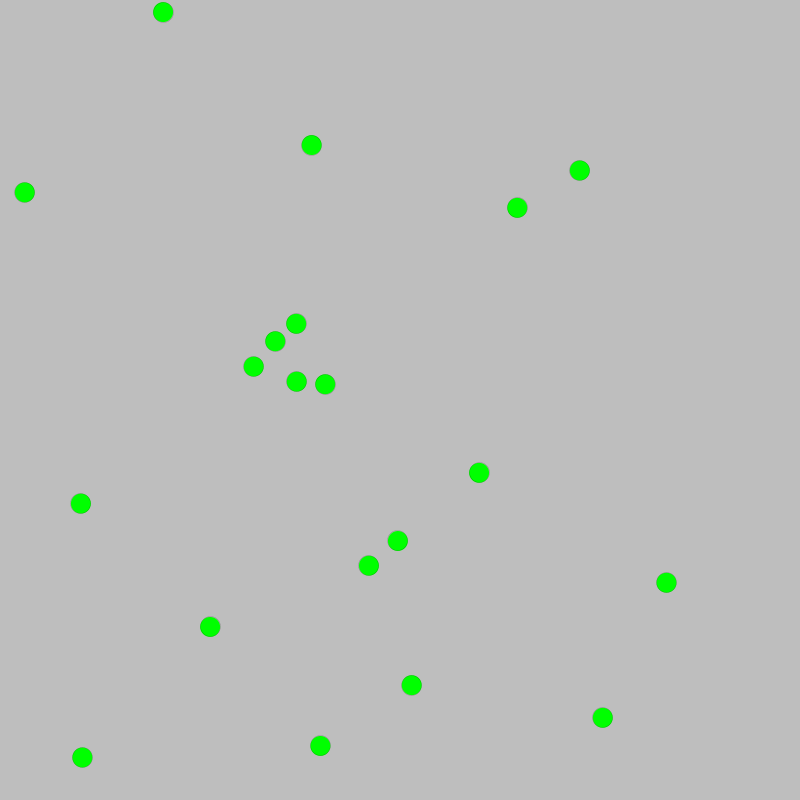
Frame 1 (no input)
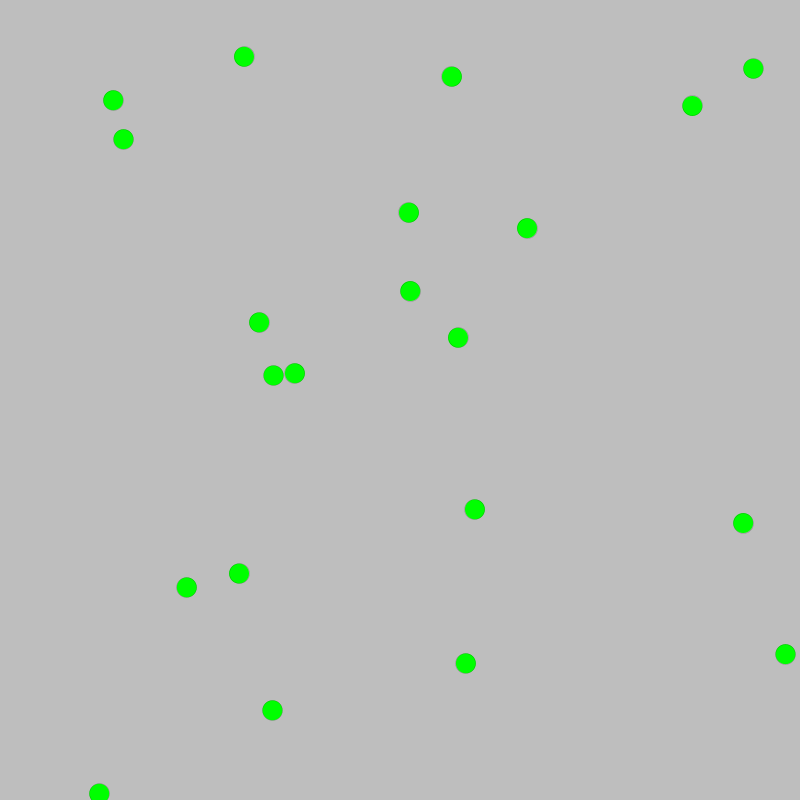
Frame 60 (the mouse pressed at the canvas centre just before this capture)
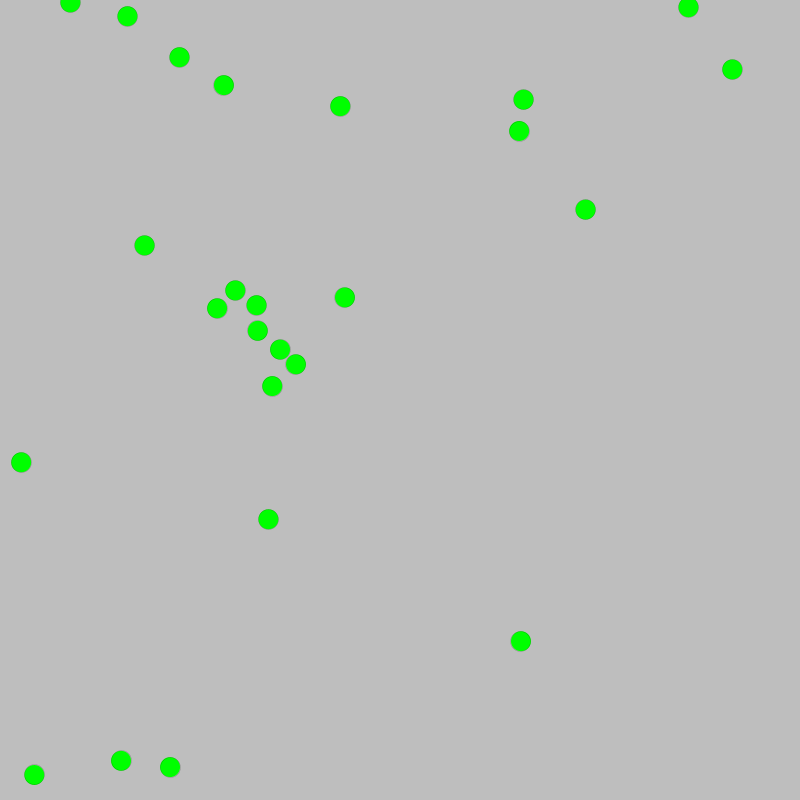
Frame 120 (the mouse held since frame 60 and released just before this capture)

The Processing sketch that drew these frames (run headless with seeded random() and noise(); from frame 60 on, the mouse is pressed at the canvas centre):

// Processing sketch: prayVsPred
// ── prayVsPred.pde
ArrayList<Agent> agents = new ArrayList<Agent>();
float probNode = .2;
float probConn = probNode + 0.5;
float probWeight = .8;
int pop = 20;
int widthCell;
int heightCell;
int maxRadius = 20;
ArrayList<Agent> toDie;
Cell[] cells;
int timeBaby = 35;
int eat2reproduce = 3;
int lifespan = 300;
int maxPop = 600;
int nbInput = 6;

void setup() {
  size(800, 800);
  widthCell = ((int)width) / maxRadius + 1;
  heightCell = ((int)height) / maxRadius + 1;
  for (int i = 0; i < pop; i++) {
    agents.add(new Agent(new PVector(random(width), random(height)), 0, i == 0, i));
    agents.get(agents.size() - 1).randomStart();
  }
  toDie = new ArrayList<Agent>();
  cells = new Cell[widthCell * heightCell];
  for (int i = 0; i < cells.length; i++) {
    cells[i] = new Cell(i);
  }
  updateCells();
}

void draw() {
  background(190);
  if (frameCount == 200) {
    for (Agent a : agents) {
      println(a.pos);
    }
  }
  simplify();
  updateCells();
  for (int i = 0; i < agents.size(); i++) {
    if (!agents.get(i).dead) {
      agents.get(i).show();
      agents.get(i).update();
    }
  }
  cellMeet();
  while (agents.get(agents.size() - 1).dead) {
    agents.remove(agents.size()-1);
  }
  
  for (int i = agents.size() - 1; i > -1; i--) {
    if (agents.get(i).checked) {
      agents.get(i).checked = false;
    } else {
      agents.get(i).dead = true;
    }
  }
}

void cellMeet() {
  updateCells();
  toDie.clear();
  for (int i = 0; i < widthCell; i++) {
    for (int j = 0; j < heightCell; j++) {
      ArrayList<Cell> neighbours = cells[i + widthCell * j].neighbours();
      for (Cell c2 : neighbours) {
        cells[i + widthCell * j].meet(c2);
      }
    }
  }

  for (Agent a : toDie) {
    a.die();
  }
}

int countAlive() {
  int res = 0;
  for (Agent a : agents) {
    if (!a.dead) {
      res++;
    }
  }
  return res;
}

void simplify() {
  for (int i = agents.size() - 1; i > -1; i--) {
    if (agents.get(i).dead) {
      agents.remove(i);
    }
  }

  for (int i = 0; i < agents.size(); i++) {
    agents.get(i).index = i;
  }
}

void mouseClicked() {
  Agent predator = new Agent(new PVector(mouseX, mouseY), 1, false, agents.size());
  predator.randomStart();
  agents.add(predator);
}

int majority() {
  int red = 0;
  int green = 0;
  for (Agent a : agents) {
    if (a.type == 0) {
      green++;
    } else {
      red++;
    }
  }
  if (green > red) {
    return 0;
  } 
  return 1;
}

// ── Agent.pde
class Agent {
  int type; // 1 = predator, 0 =  pray
  NeuralNetwork brain;
  PVector pos;
  PVector vel;
  float velMax = 4;
  float radius = maxRadius;
  float[] sight;
  float[] decision;
  int timeB4Baby = timeBaby;
  boolean test;
  int index;
  boolean dead = false;
  int life = lifespan;
  int cellIndex;
  boolean checked = false;

  Agent(PVector pos_, int type_, boolean test_, int index_) {
    index = index_;
    pos = pos_;
    type = type_;
    velMax += (1-type) * 4;
    sight = new float[6];
    decision = new float[3];
    brain = new NeuralNetwork(sight.length, decision.length);
    test = test_;
  }

  void show() {
    stroke(0);
    strokeWeight(0);
    fill(0, 255, 0);
    if (type == 1) {
      fill(255, 0, 0);
    }
    circle(pos.x, pos.y, radius);
  }

  void update() {
    if (type == 1) {
      life--;
      if (life < 0) {
        die();
      }
    }
    if (timeB4Baby < 0) {
      if (countAlive() < maxPop || majority() != type) {
        makeBaby();
      }
    }

    look();
    think(sight);
    act();
    pos.add(vel);

    if (pos.x < 0) {
      pos.x += width;
    }
    if (pos.y < 0) {
      pos.y += height;
    }
    if (pos.x >= width) {
      pos.x -= width;
    }
    if (pos.y >= height) {
      pos.y -= height;
    }
    if (type == 0 && vel.mag() < .6) {
      timeB4Baby--;
    }
  }

  void look() {
    float nbAgents = 0;
    float nbFriends = 0;
    float nbFoes = 0;
    PVector friendsAvg = new PVector();
    PVector foesAvg = new PVector();
    ArrayList<Cell> neighbours = cells[cellIndex].neighbours();
    for (Cell c : neighbours) {
      for (int i : c.content) {
        if (agents.get(i).type == type) {
          nbFoes++;
          foesAvg.add(agents.get(i).pos);
        } else {
          nbFriends++;
          friendsAvg.add(agents.get(i).pos);
        }
        nbAgents++;
      }
    }
    friendsAvg.mult(1/nbFriends);
    foesAvg.mult(1/nbFoes);
    friendsAvg.sub(pos);
    foesAvg.sub(pos);
    sight[0] = nbFriends/nbAgents;
    sight[1] = nbFoes/nbAgents;
    sight[2] = friendsAvg.x/radius;
    sight[3] = friendsAvg.y/radius;
    sight[4] = foesAvg.x/radius;
    sight[5] = foesAvg.y/radius;
  }

  void think(float[] sight) {
    decision = brain.feedForward(sight);
  }

  void act() {
    if (decision[0] * decision[1] != 0) {
      vel = new PVector(decision[0], decision[1]).setMag(decision[2] * velMax);
      if (vel.mag() > velMax) {
        vel.setMag(velMax);
      }
    } else {
      vel = new PVector();
    }
  }

  void mutate() {
    brain.mutate();
  }

  void makeBaby() {
    Agent baby = clone();
    baby.mutate();
    baby.mutate();
    timeB4Baby = timeBaby;
    if (baby.index < agents.size()) {
      agents.set(baby.index, baby);
    } else {
      agents.add(baby);
    }
  }

  Agent clone() {
    int new_index = agents.size();
    for (int i = 0; i < agents.size(); i++) {
      if (agents.get(i).dead) {
        new_index = i;
        break;
      }
    }
    Agent clone = new Agent(pos.copy().add(new PVector(random(-radius, radius), random(-radius, radius))), type, test, new_index);
    clone.brain = brain.clone();
    return clone;
  }

  void die() {
    dead = true;
  }

  void randomStart() {
    for (int i = 0; i < 0; i++) {
      brain.mutate();
    }
  }

  void meet(Agent other) {
    if (other.index != index) {
      if (dist(pos.x, pos.y, other.pos.x, other.pos.y) <= radius/2 + other.radius/2) {
        if (type == 1 && other.type == 0) {
          other.die();
          timeB4Baby -= timeBaby/eat2reproduce;
          life = lifespan;
        } else if (type == 0 && other.type == 1) {
          die();
          other.timeB4Baby -= timeBaby/eat2reproduce;
          other.life = lifespan;
        } else {
          PVector diff = pos.copy().sub(other.pos);
          diff.mult(.5);
          pos.add(diff);
          other.pos.sub(diff);
        }
      }
    }
  }
}

// ── Cell.pde
class Cell {
  ArrayList<Integer> content = new ArrayList<Integer>();
  int index;

  Cell(int index_) {
    index = index_;
  }

  ArrayList<Cell> neighbours() {
    ArrayList<Cell> neighbours = new ArrayList<Cell>();
    neighbours.add(this);

    if (index % widthCell != 0) {
      neighbours.add(cells[index - 1]);
      if (index / widthCell != 0) {
        neighbours.add(cells[index - widthCell - 1]);
      }
      if (index / widthCell != heightCell - 1) {
        neighbours.add(cells[index + widthCell - 1]);
      }
    }

    if (index % widthCell != widthCell - 1) {
      neighbours.add(cells[index + 1]);
      if (index / widthCell != 0) {
        neighbours.add(cells[index - widthCell + 1]);
      }
      if (index / widthCell != heightCell - 1) {
        neighbours.add(cells[index + widthCell + 1]);
      }
    }

    if (index / widthCell != 0) {
      neighbours.add(cells[index - widthCell]);
    }
    if (index / widthCell != heightCell - 1) {
      neighbours.add(cells[index + widthCell]);
    }

    return neighbours;
  }

  void clean() {
    content.clear();
  }

  void meet(Cell other) {
    for (int i : content) {
      for (int j : other.content) {
        agents.get(i).checked = true;
        agents.get(j).checked = true;
        agents.get(i).meet(agents.get(j));
      }
    }
  }
}

void updateCells() {
  for (Cell c : cells) {
    c.clean();
  }
  for (Agent b : agents) {
    if (!b.dead) {
      b.cellIndex = ((int)b.pos.x) / maxRadius + ((int)b.pos.y) / maxRadius * widthCell;
      if (b.cellIndex >= 0 && b.cellIndex < cells.length) {
        cells[b.cellIndex].content.add(b.index);
      } else {
        b.die();
      }
    }
  }
}

// ── Connection.pde
class Connection {
  int from;
  int to;
  float weight;
  boolean enabled = true;
  
  Connection(int from_, int to_, float weight_) {
    from = from_;
    to = to_;
    weight = weight_;
  }
  
  Connection clone() {
    Connection clone = new Connection(from, to, weight);
    clone.enabled = enabled;
    return clone;
  }
}

// ── NeuralNetwork.pde
class NeuralNetwork {
  ArrayList<Node> nodes; // by arriving order
  ArrayList<Node> sortedNodes; // sorted by layer nb
  int layerNb;
  int inputNb;
  int outputNb;
  int lastNode;
  int bias;

  NeuralNetwork(int inputNb_, int outputNb_) {
    inputNb = inputNb_;
    outputNb = outputNb_;
    layerNb = 2;
    lastNode = 0;
    nodes = new ArrayList<Node>();
    sortedNodes = new ArrayList<Node>();

    //input
    for (int i = 0; i < inputNb; i++) {
      nodes.add(new Node(lastNode, 0));
      lastNode++;
    }

    //bias
    nodes.add(new Node(lastNode, 0));
    bias = lastNode;
    lastNode++;

    //output
    for (int i = 0; i < outputNb; i++) {
      Node toAdd = new Node(lastNode, 1);
      nodes.add(toAdd);
      nodes.get(bias).connections.add(new Connection(bias, lastNode, random(-.6, .6)));
      lastNode++;
    }
    loserSort(nodes);
  }

  float[] feedForward(float[] input) {
    loserSort(nodes);
    float[] output = new float[outputNb];
    for (int i = 0; i < inputNb; i++) {
      sortedNodes.get(i).value = input[i];
    }
    nodes.get(bias).value = 1;
    for (int i = 0; i < nodes.size() - outputNb; i++) {
      sortedNodes.get(i).feedForward(nodes);
    }
    //println(nodes.get(lastNode - 1).index, nodes.get(lastNode - 1).value);;
    for (int i = 0; i < outputNb; i++) {
      sortedNodes.get(lastNode - outputNb + i).setValue();
      output[i] = sortedNodes.get(lastNode - outputNb + i).value;
    }

    for (Node n : nodes) {
      n.value = 0;
    }

    return output;
  }

  boolean addConnection(Node from, Node to) {
    boolean done = false;
    if (from.layer < to.layer) {
      if (nodesAreShit(from, to)) {
        return true;
      }
      done = true;
      from.connections.add(new Connection(from.index, to.index, 0));
    } else if (from.layer > to.layer) {
      if (nodesAreShit(to, from)) {
        return true;
      }
      done = true;
      to.connections.add(new Connection(to.index, from.index, 0));
    }
    return done;
  }

  void addNode(Node from, Node to) {
    Node newbie = new Node(lastNode, from.layer + 1);
    for (Connection c : from.connections) {
      if (c.to == to.index) {
        c.enabled = false;
        from.connections.add(new Connection(from.index, newbie.index, c.weight));
        newbie.connections.add(new Connection(newbie.index, to.index, 1));
      }
      break;
    }
    if (to.layer - from.layer > 1) {
      nodes.add(newbie);
      lastNode++;
      loserSort(nodes);
    } else if (to.layer - from.layer == 1) {
      layerNb++;
      for (Node n : nodes) {
        if (n.layer > from.layer) {
          n.layer++;
        }
      }
      nodes.add(newbie);
      lastNode++;
      loserSort(nodes);
    }
    nodes.get(bias).connections.add(new Connection(bias, newbie.index, 0));
  }

  void loserSort(ArrayList<Node> nodes) {
    sortedNodes.clear();
    for (int l = 0; l < layerNb; l++) {
      for (Node n : nodes) {
        if (n.layer == l) {
          sortedNodes.add(n);
        }
      }
    }
  }

  void mutate() {
    float a = random(0, 1);
    Node randomNode = nodes.get((int) random(0, nodes.size() - outputNb));
    if (a < probNode) {
      if (randomNode.connections.size() > 0) {
        int randIndex = (int) random(0, randomNode.connections.size());
        addNode(randomNode, nodes.get(randomNode.connections.get(randIndex).to));
      }
    } else if (a < probConn) {
      Node randomNode2;
      do {
        randomNode2 = nodes.get((int) random(0, nodes.size()));
      } while (!addConnection(randomNode, randomNode2));
    }

    randomNode = nodes.get((int) random(0, nodes.size()));
    float b = random(0, 1);
    if (b < probWeight) {
      int randIndex = (int) random(0, randomNode.connections.size());
      if (randomNode.connections.size() > 0) {
        if (a > .5) {
          randomNode.connections.get(randIndex).weight = random(-1, 1);
        } else {
          randomNode.connections.get(randIndex).weight += random(-.1, .1);
          randomNode.connections.get(randIndex).weight = max(randomNode.connections.get(randIndex).weight, -1);
          randomNode.connections.get(randIndex).weight = min(randomNode.connections.get(randIndex).weight, 1);
        }
      }
    }
  }

  boolean nodesAreShit(Node from, Node to) {
    int nbAfter = 0;
    for (int i = 0; i < nodes.size(); i++) {
      if (nodes.get(i).layer > from.layer) {
        nbAfter++;
      }
    }

    for (Connection c : from.connections) {
      if (c.to == to.index) {
        return true;
      }
    }

    return (from.connections.size() >= nbAfter);
  }

  Node getTrueNode(int index) {
    for (Node n : nodes) {
      if (n.index == index) {
        return n;
      }
    }
    return null;
  }


  NeuralNetwork clone() {
    NeuralNetwork clone = new NeuralNetwork(inputNb, outputNb);
    clone.nodes.clear();
    for (int i = 0; i < nodes.size(); i++) {
      clone.nodes.add(nodes.get(i).clone());
    }
    clone.layerNb = layerNb;
    clone.lastNode = lastNode;
    clone.bias = bias;
    return clone;
  }

  void show() {
    noStroke();
    int size = 20;
    float w = 400;
    float h = 200;
    float x = 10;
    float y = 10;
    int max_layer = 10;
    int last_layer = nodes.get(nodes.size()-1).layer;
    int count = 0;
    int cur_layer = 0;
    for (int i = 0; i < nodes.size(); i++) {
      if (cur_layer < nodes.get(i).layer) {
        count = 0;
        cur_layer++;
      }
      nodes.get(i).x = x + w * (float)(cur_layer) / (float)(last_layer);
      nodes.get(i).y = y + h * (float)(count) / (float)(max_layer);
      fill(0);
      circle(nodes.get(i).x, nodes.get(i).y, size);
      fill(255);
      text(nodes.get(i).index, nodes.get(i).x, nodes.get(i).y);
      count++;
    }
    for (Node n : nodes) {
      for (Connection c : n.connections) {
        if (c.enabled) {
          if (c.weight < 0) {
            stroke(0, 0, 255);
          }
          if (c.weight > 0) {
            stroke(255, 0, 0);
          }
          if (c.weight == 0) {
            stroke(0);
          }
          strokeWeight(map(abs(c.weight), 0, 1, 0, 5));
          Node from = getTrueNode(c.from);
          Node to = getTrueNode(c.to);
          if (from != null && to != null) {
            line(from.x, from.y, to.x, to.y);
          }
        }
      }
    }
  }
}

// ── Node.pde
class Node {
  ArrayList<Connection> connections;
  int layer;
  float value;
  int index;
  float x;
  float y;

  Node(int index_, int layer_) {
    index = index_;
    value = 0;
    layer = layer_;
    connections = new ArrayList<Connection>();
  }

  Node() {
    value = 0;
    connections = new ArrayList<Connection>();
  }

  void feedForward(ArrayList<Node> nodes) {
    for (Connection c : connections) {
      nodes.get(c.to).value += value * c.weight;
      if (frameCount == 200 && index == 5) {
      }
    }
  }
  
  void setValue() {
    if (value > 1) {
      value = 1;
    } else if (value < -1) {
      value = -1;
    }
  }

  Node clone() {
    Node clone = new Node();
    clone.layer = layer;
    clone.index = index;
    for (Connection c : connections) {
      clone.connections.add(c.clone());
    }
    return clone;
  }
}
